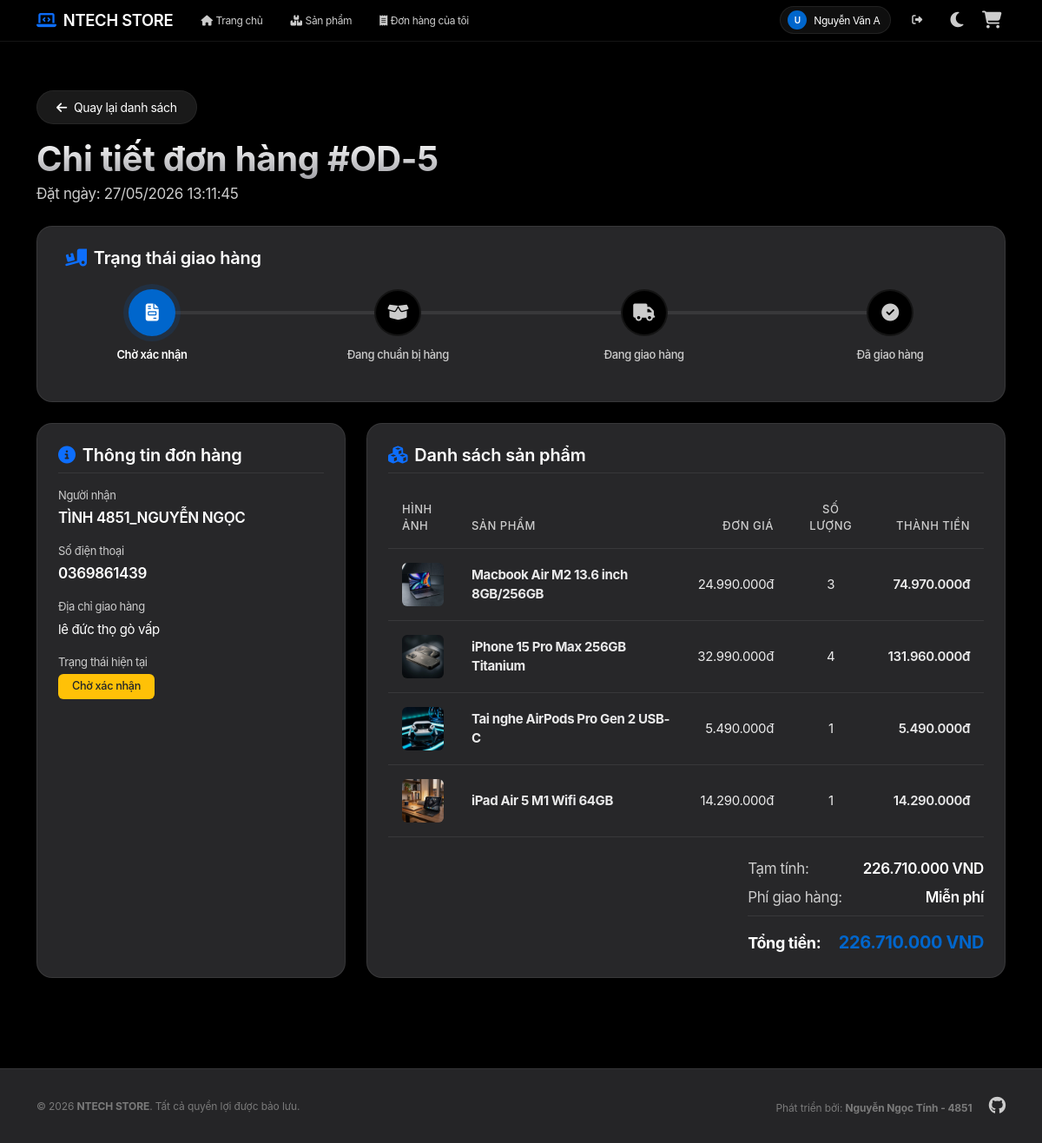
The app's page /Order/show/5 (signed in) with its own data.
### tables this page shows
CREATE TABLE `orders` (
  `id` int NOT NULL AUTO_INCREMENT,
  `account_id` int DEFAULT NULL,
  `name` varchar(255) NOT NULL,
  `phone` varchar(20) NOT NULL,
  `address` text NOT NULL,
  `coupon_code` varchar(50) DEFAULT NULL,
  `discount_amount` decimal(15,2) DEFAULT '0.00',
  `total_amount` decimal(15,2) DEFAULT '0.00',
  `status` varchar(50) DEFAULT 'Chờ xác nhận',
  `created_at` timestamp NULL DEFAULT CURRENT_TIMESTAMP,
  PRIMARY KEY (`id`),
  KEY `fk_orders_account` (`account_id`),
  CONSTRAINT `fk_orders_account` FOREIGN KEY (`account_id`) REFERENCES `account` (`id`) ON DELETE SET NULL
);

CREATE TABLE `order_details` (
  `id` int NOT NULL AUTO_INCREMENT,
  `order_id` int NOT NULL,
  `product_id` int NOT NULL,
  `quantity` int NOT NULL,
  `price` decimal(15,2) DEFAULT NULL,
  PRIMARY KEY (`id`),
  KEY `order_id` (`order_id`),
  CONSTRAINT `order_details_ibfk_1` FOREIGN KEY (`order_id`) REFERENCES `orders` (`id`) ON DELETE CASCADE
);

CREATE TABLE `product` (
  `id` int NOT NULL AUTO_INCREMENT,
  `name` varchar(100) NOT NULL,
  `slug` varchar(255) DEFAULT NULL,
  `description` text,
  `price` decimal(15,2) DEFAULT NULL,
  `sale_price` decimal(15,2) DEFAULT NULL,
  `stock` int DEFAULT '0',
  `image` varchar(255) DEFAULT NULL,
  `category_id` int DEFAULT NULL,
  `is_featured` tinyint(1) DEFAULT '0',
  `brand` varchar(50) DEFAULT NULL,
  PRIMARY KEY (`id`),
  UNIQUE KEY `slug` (`slug`),
  KEY `category_id` (`category_id`),
  CONSTRAINT `product_ibfk_1` FOREIGN KEY (`category_id`) REFERENCES `category` (`id`) ON DELETE SET NULL
);

### app/controllers/OrderController.php (called while the page is built, shortened)
<?php
require_once('app/config/database.php');
require_once('app/models/OrderModel.php');
class OrderController
{
    private $orderModel;
    public function __construct()
    {
        $this->db = (new Database())->getConnection();
        $this->orderModel = new OrderModel($this->db);
    }
    public function show($id)
    {
        $order = $this->orderModel->getOrderById($id);
        $details = $this->orderModel->getOrderDetails($id);
        include 'app/views/order/detail.php';
    }
}
?>

### index.php (called while the page is built, shortened)
<?php
$url = $_GET['url'] ?? '';
$url = rtrim($url, '/');
$url = filter_var($url, FILTER_SANITIZE_URL);
$url = explode('/', $url);
$action = isset($url[1]) && $url[1] != '' ? $url[1] : 'index';
$controller = new $controllerName();
call_user_func_array([$controller, $action], array_slice($url, 2));
?>

### app/config/database.php (called while the page is built, shortened)
<?php
class Database {
    private $host = "localhost";
    private $db_name = "my_store";
    private $username = "root";
    private $password = "";
    public function getConnection() {
        $this->conn = null;
        try {
            $this->conn = new PDO("mysql:host=" . $this->host . ";dbname=" . $this->db_name, $this->username, $this->password);
            $this->conn->exec("SET NAMES utf8mb4");
            $this->conn->setAttribute(PDO::ATTR_ERRMODE, PDO::ERRMODE_EXCEPTION);
        } catch(PDOException $exception) {
            echo "Connection error: " . $exception->getMessage();
        }
        return $this->conn;
    }
}
?>

### app/models/OrderModel.php (called while the page is built, shortened)
<?php
class OrderModel
{
    private $conn;
    private $table_name = "orders";
    public function __construct($db)
    {
        $this->conn = $db;
    }
    public function getOrderById($orderId)
    {
        $query = "SELECT o.*, a.username, a.fullname
                  FROM " . $this->table_name . " o
                  LEFT JOIN account a ON o.account_id = a.id
                  WHERE o.id = :id";
        $stmt = $this->conn->prepare($query);
        $stmt->bindParam(':id', $orderId, PDO::PARAM_INT);
        $stmt->execute();
        return $stmt->fetch(PDO::FETCH_OBJ);
    }
    public function getOrderDetails($orderId)
    {
        $query = "SELECT od.*, p.name as product_name, p.image as product_image
                  FROM order_details od
                  JOIN product p ON od.product_id = p.id
                  WHERE od.order_id = :order_id";
        $stmt = $this->conn->prepare($query);
        $stmt->bindParam(':order_id', $orderId, PDO::PARAM_INT);
        $stmt->execute();
        return $stmt->fetchAll(PDO::FETCH_OBJ);
    }
}
?>

### app/views/order/detail.php (the view, shortened to what this page needs)
<?php include 'app/views/shares/header.php'; ?>
<?php
$subtotal = 0;
foreach ($details as $item) {
    $subtotal += $item->price * $item->quantity;
}
$shipping_fee = $subtotal >= 50000000 ? 0 : 100000;
$statuses = ['Chờ xác nhận', 'Đang chuẩn bị hàng', 'Đang giao hàng', 'Đã giao hàng'];
$currentStatusIndex = array_search($order->status, $statuses);
?>
<div class="mb-4">
    <a href="<?php echo BASE_URL; ?>/Order" class="btn btn-glass-secondary btn-sm mb-3">
        <i class="fa-solid fa-arrow-left me-2"></i>Quay lại danh sách
    </a>
    <div class="row align-items-center">
        <div class="col-md-6">
            <h1 class="text-gradient fw-bold mb-1">Chi tiết đơn hàng #OD-<?php echo $order->id; ?></h1>
            <p class="text-muted mb-0">Đặt ngày: <?php echo date('d/m/Y H:i:s', strtotime($order->created_at)); ?></p>
        </div>
    </div>
</div>
<div class="glass-card mb-4 py-4">
    <h5 class="fw-semibold mb-4 text-center text-md-start"><i class="fa-solid fa-truck-ramp-box me-2 text-primary"></i>Trạng thái giao hàng</h5>
    <div class="timeline-container">
        <div class="timeline-line">
        </div>
        <div class="timeline-step <?php echo $currentStatusIndex >= 0 ? 'active' : ''; ?>">
            <div class="timeline-icon">
                <i class="fa-solid fa-file-invoice"></i>
            </div>
            <div class="timeline-label">Chờ xác nhận</div>
        </div>
        <div class="timeline-step <?php echo $currentStatusIndex >= 1 ? 'active' : ''; ?>">
            <div class="timeline-icon">
                <i class="fa-solid fa-box-open"></i>
            </div>
            <div class="timeline-label">Đang chuẩn bị hàng</div>
        </div>
        <div class="timeline-step <?php echo $currentStatusIndex >= 2 ? 'active' : ''; ?>">
            <div class="timeline-icon">
                <i class="fa-solid fa-truck"></i>
            </div>
            <div class="timeline-label">Đang giao hàng</div>
        </div>
        <div class="timeline-step <?php echo $currentStatusIndex >= 3 ? 'active' : ''; ?>">
            <div class="timeline-icon">
                <i class="fa-solid fa-circle-check"></i>
            </div>
            <div class="timeline-label">Đã giao hàng</div>
        </div>
    </div>
</div>
<div class="row">
    <div class="col-lg-4 mb-4">
        <div class="glass-card h-100 p-4">
            <h5 class="fw-semibold mb-3 border-bottom pb-2" style="border-color: var(--glass-border) !important;">
                <i class="fa-solid fa-circle-info me-2 text-primary"></i>Thông tin đơn hàng
            </h5>
            <div class="mb-3">
                <label class="text-muted d-block mb-1" style="font-size: 13px;">Người nhận</label>
                <span class="fw-semibold" style="color: var(--text-main);"><?php echo htmlspecialchars($order->name, ENT_QUOTES, 'UTF-8'); ?></span>
            </div>
            <div class="mb-3">
                <label class="text-muted d-block mb-1" style="font-size: 13px;">Số điện thoại</label>
                <span class="fw-semibold" style="color: var(--text-main);"><?php echo htmlspecialchars($order->phone, ENT_QUOTES, 'UTF-8'); ?></span>
            </div>
            <div class="mb-3">
                <label class="text-muted d-block mb-1" style="font-size: 13px;">Địa chỉ giao hàng</label>
                <span style="color: var(--text-main); font-size: 15px;"><?php echo htmlspecialchars($order->address, ENT_QUOTES, 'UTF-8'); ?></span>
            </div>
            <div class="mb-3">
                <label class="text-muted d-block mb-1" style="font-size: 13px;">Trạng thái hiện tại</label>
                <?php
                $badgeClass = 'bg-secondary';
                if ($order->status === 'Chờ xác nhận') $badgeClass = 'bg-warning text-dark';
                elseif ($order->status === 'Đang chuẩn bị hàng') $badgeClass = 'bg-info text-dark';
                elseif ($order->status === 'Đang giao hàng') $badgeClass = 'bg-primary';
                elseif ($order->status === 'Đã giao hàng') $badgeClass = 'bg-success';
                ?>
                <span class="badge <?php echo $badgeClass; ?> px-3 py-2 font-size-14" style="border-radius: 6px; font-weight: 500;">
                    <?php echo htmlspecialchars($order->status, ENT_QUOTES, 'UTF-8'); ?>
                </span>
            </div>
        </div>
    </div>
    <div class="col-lg-8 mb-4">
        <div class="glass-card h-100 p-4">
            <h5 class="fw-semibold mb-3 border-bottom pb-2" style="border-color: var(--glass-border) !important;">
                <i class="fa-solid fa-cubes me-2 text-primary"></i>Danh sách sản phẩm
            </h5>
            <div class="table-responsive">
                <table class="table table-premium align-middle mb-4">
                    <thead>
                        <tr>
                            <th>Hình ảnh</th>
                            <th>Sản phẩm</th>
                            <th class="text-end">Đơn giá</th>
                            <th class="text-center">Số lượng</th>
                            <th class="text-end">Thành tiền</th>
                        </tr>
                    </thead>
                    <tbody>
                        <?php foreach ($details as $item): ?>
                            <tr>
                                <td style="width: 80px;">
                                    <?php if (!empty($item->product_image) && file_exists($item->product_image)): ?>
                                        <img src="<?php echo BASE_URL . '/' . $item->product_image; ?>" alt="Product image" class="img-fluid rounded" style="width: 50px; height: 50px; object-fit: cover;">
                                    <?php else: ?>
                                        <div class="bg-secondary rounded d-flex align-items-center justify-content-center" style="width: 50px; height: 50px;">
                                            <i class="fa-regular fa-image text-white"></i>
                                        </div>
                                    <?php endif; ?>
                                </td>
                                <td>
                                    <strong style="color: var(--text-main);"><?php echo htmlspecialchars($item->product_name, ENT_QUOTES, 'UTF-8'); ?></strong>
                                </td>
                                <td class="text-end"><?php echo number_format($item->price, 0, ',', '.'); ?>đ</td>
                                <td class="text-center"><?php echo $item->quantity; ?></td>
                                <td class="text-end fw-semibold" style="color: var(--text-main);"><?php echo number_format($item->price * $item->quantity, 0, ',', '.'); ?>đ</td>
                            </tr>
                        <?php endforeach; ?>
                    </tbody>
                </table>
            </div>
            <div class="row justify-content-end">
                <div class="col-md-6 col-lg-5">
                    <div class="d-flex justify-content-between mb-2">
                        <span class="text-muted">Tạm tính:</span>
                        <span class="fw-semibold text-main"><?php echo number_format($subtotal, 0, ',', '.'); ?> VND</span>
                    </div>
                    <div class="d-flex justify-content-between mb-3 border-bottom pb-2" style="border-color: var(--glass-border) !important;">
                        <span class="text-muted">Phí giao hàng:</span>
                        <span class="fw-semibold text-main"><?php echo $shipping_fee > 0 ? number_format($shipping_fee, 0, ',', '.') . ' VND' : 'Miễn phí'; ?></span>
                    </div>
                    <div class="d-flex justify-content-between align-items-center">
                        <strong class="text-main" style="font-size: 18px;">Tổng tiền:</strong>
                        <strong style="color: var(--primary); font-size: 20px;"><?php echo number_format($order->total_amount, 0, ',', '.'); ?> VND</strong>
                    </div>
                </div>
            </div>
        </div>
    </div>
</div>
<?php include 'app/views/shares/footer.php'; ?>

### app/views/shares/header.php (style rules this page uses)
:root { --primary: #0066cc; --primary-focus: #0071e3; --primary-on-dark: #2997ff; --ink: #1d1d1f; --body: #1d1d1f; --body-on-dark: #ffffff; --body-muted: #cccccc; --ink-muted-80: #333333; --ink-muted-48: #7a7a7a; --divider-soft: rgba(255, 255, 255, 0.08); --hairline: rgba(255, 255, 255, 0.08); --canvas: #161617; --canvas-parchment: #000000; --surface-pearl: #1d1d1f; --surface-tile-1: #272729; --surface-tile-2: #2a2a2c; --surface-tile-3: #252527; --surface-black: #000000; --surface-chip-translucent: rgba(210, 210, 215, 0.64); --bg-gradient: var(--canvas-parchment); --glass-bg: var(--surface-tile-1); --glass-border: var(--hairline); --glass-shadow: rgba(0, 0, 0, 0.22) 3px 5px 30px 0px; --accent-color: var(--primary); --accent-hover: var(--primary-focus); --text-main: #ffffff; --text-muted: var(--body-muted); --card-hover-bg: var(--surface-tile-2); --font-display: "SF Pro Display", -apple-system, BlinkMacSystemFont, "Inter", "Segoe UI", sans-serif; --font-text: "SF Pro Text", -apple-system, BlinkMacSystemFont, "Inter", "Segoe UI", sans-serif; --text-gradient: linear-gradient(180deg, #ffffff 0%, #a1a1a6 100%); --nav-bg: var(--surface-black); --nav-border: rgba(255, 255, 255, 0.08); --nav-link: rgba(255, 255, 255, 0.8); --nav-link-hover: #ffffff; --nav-brand: #ffffff; --footer-bg: var(--surface-tile-3); --footer-border: var(--hairline); --footer-text: var(--ink-muted-48); }
body, .glass-card, .navbar, .footer, tr, td, .form-control-glass, a, button, span, h1, h2, h3, h4, h5, h6, .input-group-text, .preview-container { transition: background-color 0.3s cubic-bezier(0.25, 0.8, 0.25, 1), color 0.3s cubic-bezier(0.25, 0.8, 0.25, 1), border-color 0.3s cubic-bezier(0.25, 0.8, 0.25, 1), box-shadow 0.3s cubic-bezier(0.25, 0.8, 0.25, 1); }
body { font-family: var(--font-text); font-size: 17px; line-height: 1.47; background: var(--bg-gradient); color: var(--text-main); min-height: 100vh; display: flex; flex-direction: column; letter-spacing: -0.374px; -webkit-font-smoothing: antialiased; }
h1, h2, h3, h4, h5, h6, .text-display-lg { font-family: var(--font-display); font-weight: 600; letter-spacing: -0.01em; color: var(--text-main); }
.glass-card { background: var(--glass-bg); border: 1px solid var(--glass-border); border-radius: 18px; box-shadow: var(--glass-shadow); padding: 2rem; transition: transform 0.3s cubic-bezier(0.25, 1, 0.5, 1), background-color 0.2s ease, box-shadow 0.3s ease; }
.btn-glass-secondary { background: rgba(255, 255, 255, 0.1); border: 1px solid rgba(255, 255, 255, 0.05); color: var(--text-main); font-weight: 400; padding: 8px 22px; border-radius: 980px; transition: background 0.15s ease, transform 0.1s ease; font-size: 14px; display: inline-flex; align-items: center; justify-content: center; text-decoration: none; }
.text-gradient { font-family: var(--font-display); background: var(--text-gradient); -webkit-background-clip: text; -webkit-text-fill-color: transparent; letter-spacing: -0.28px; }
.table-premium { --bs-table-bg: transparent !important; --bs-table-color: var(--text-main) !important; --bs-table-border-color: var(--glass-border) !important; --bs-table-striped-bg: rgba(255, 255, 255, 0.02) !important; --bs-table-hover-bg: rgba(255, 255, 255, 0.04) !important; color: var(--text-main) !important; }
.table-premium th { font-weight: 500; color: var(--text-muted); border-bottom: 1px solid var(--glass-border) !important; padding: 1rem; font-size: 13px; text-transform: uppercase; letter-spacing: 0.5px; }
.table-premium td { vertical-align: middle; border-bottom: 1px solid var(--glass-border); padding: 1rem; color: var(--text-main); font-size: 15px; opacity: 0.9; }
.text-muted { color: var(--text-muted) !important; }

### records on screen
orders: id "5", created_at "27/05/2026 13:11:45", name "TÌNH 4851_NGUYỄN NGỌC", phone "0369861439", address "lê đức thọ gò vấp", status "Chờ xác nhận", total_amount "226.710.000"
order_details: product.image (picture), product.name "Macbook Air M2 13.6 inch 8GB/256GB", price "24.990.000", quantity "3", $item->price * $item->quantity "74.970.000"
order_details: product.image (picture), product.name "iPhone 15 Pro Max 256GB Titanium", price "32.990.000", quantity "4", $item->price * $item->quantity "131.960.000"
order_details: product.image (picture), product.name "Tai nghe AirPods Pro Gen 2 USB-C", price "5.490.000", quantity "1", $item->price * $item->quantity "5.490.000"
order_details: product.image (picture), product.name "iPad Air 5 M1 Wifi 64GB", price "14.290.000", quantity "1", $item->price * $item->quantity "14.290.000"

### other values on screen
substr($currentUsername, 0, 1) "U"
$currentFullname "Nguyễn Văn A"
$subtotal "226.710.000"
